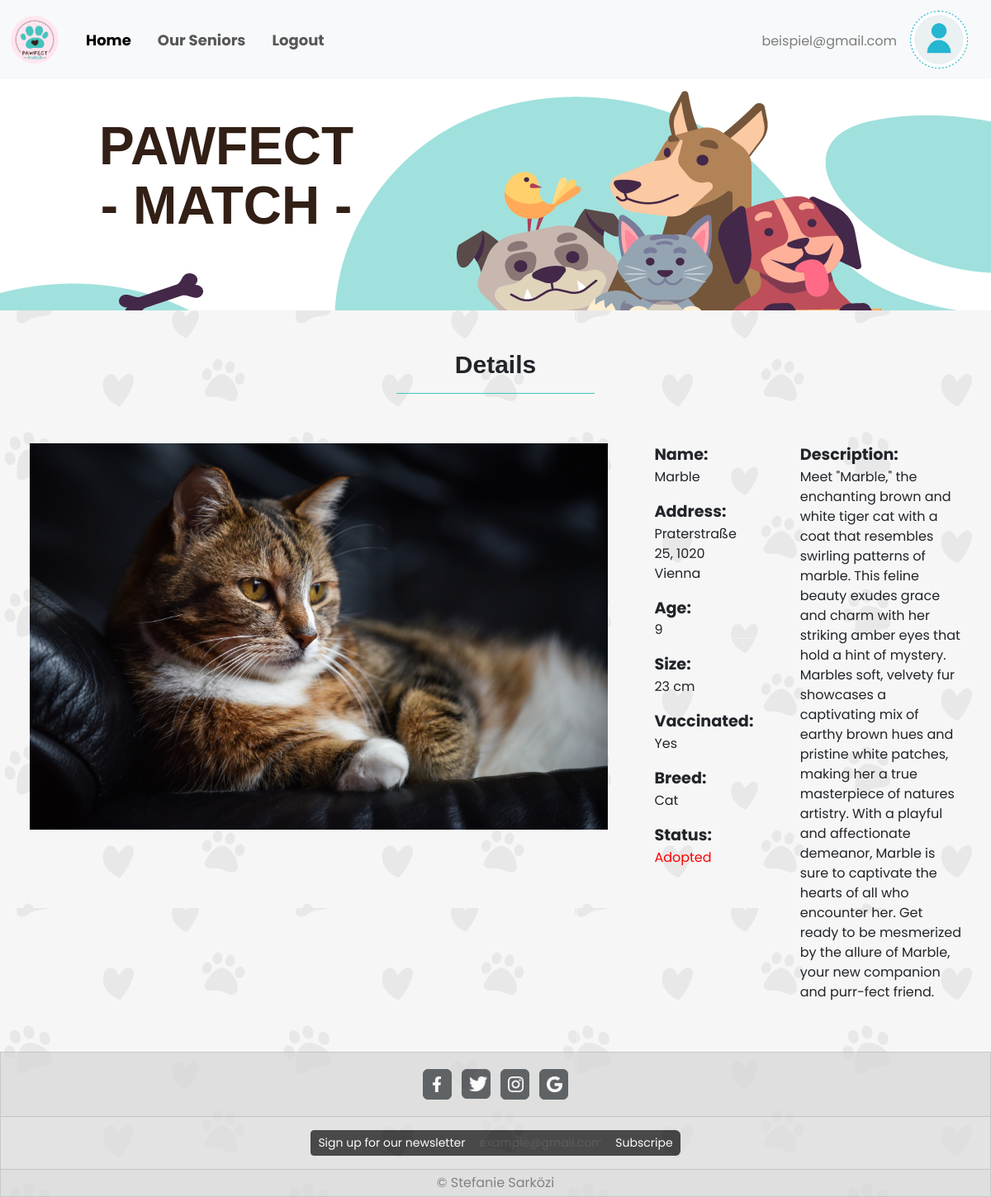
The app's page /php/details.php?x=1 (signed in) with its own data.
### tables this page shows
CREATE TABLE `users` (
  `id` int(11) NOT NULL,
  `first_name` varchar(40) NOT NULL,
  `last_name` varchar(40) NOT NULL,
  `password` varchar(255) NOT NULL,
  `address` varchar(80) NOT NULL,
  `phone` int(15) NOT NULL,
  `email` varchar(50) NOT NULL,
  `picture` varchar(100) DEFAULT NULL,
  `status` varchar(4) NOT NULL DEFAULT 'user'
);

CREATE TABLE `animals` (
  `id` int(11) NOT NULL,
  `name` varchar(30) NOT NULL,
  `picture` varchar(100) DEFAULT NULL,
  `address` varchar(60) NOT NULL,
  `description` varchar(10000) NOT NULL,
  `size` varchar(20) NOT NULL,
  `age` varchar(30) NOT NULL,
  `vaccinated` varchar(3) NOT NULL,
  `breed` varchar(30) NOT NULL,
  `status` tinyint(1) NOT NULL
);

### php/details.php (the view, shortened to what this page needs)
<?php
    require_once "db_connect.php";
    if(isset($_SESSION["user"]) && !isset($_SESSION["adm"])){
        $sqlUser = "SELECT * FROM users WHERE id = {$_SESSION["user"]}";
        $resultUser = mysqli_query($connect, $sqlUser);
        $rowUser = mysqli_fetch_assoc($resultUser);
    }elseif(!isset($_SESSION["user"]) && isset($_SESSION["adm"])) {
        $sqlUser = "SELECT * FROM users WHERE id = {$_SESSION["adm"]}";
        $resultUser = mysqli_query($connect, $sqlUser);
        $rowUser = mysqli_fetch_assoc($resultUser);
    }
    $id = $_GET["x"];
    $sql = "SELECT * FROM animals WHERE id = $id";
    $result = mysqli_query($connect, $sql);
    $row = mysqli_fetch_assoc($result);
    $status = $row["status"];
    if($status > 0){
        $message = "Available";
        $colorClass = "green-text";
    }else {
        $message = "Adopted";
        $colorClass = "red-text";
    }
?>
<!DOCTYPE html>
<html lang="en">
<head>
    <link href="https://cdn.jsdelivr.net/npm/bootstrap@5.3.0/dist/css/bootstrap.min.css" rel="stylesheet">
</head>
<body>
<nav class="navbar navbar-expand-lg bg-body-tertiary" >
        <div class="container-fluid">
            <a class="navbar-brand" href="home.php">
                <img src="../images/logo.png" alt="logo" style="width: 5vw;">
            </a>
            <ul class="navbar-nav me-auto mb-2 mb-lg-0 navText" >
                <li class="nav-item ms-2 me-3">
                    <a class="nav-link active" aria-current="page" href="home.php">Home</a>
                </li>
                <li class="nav-item  me-3">
                    <a class="nav-link" href="senior.php">Our Seniors</a>
                </li>
                <li class="nav-item">
                    <a class="nav-link" href="logout.php?logout">Logout</a >
                </li>
            </ul>
            <a class="navbar-brand" href="update.php?id=<?=$rowUser["id"]?>">
              <span class="text-black-50 fs-6"><?= $rowUser["email"] ?></span>
            </a>
            <a class="navbar-brand" href="update.php?id=<?=$rowUser["id"]?>">
                <img src="../images/<?= $rowUser["picture"] ?>" class="object-fit-contain" alt="user pic" width="70" height="70">
            </a>
        </div>
    </nav>
    <div class="headerImage mb-5">
        <p id="hero">PAWFECT <br> - MATCH -</p>
    </div>
    <div class="text-center" >
        <h1 id="welcome">Details</h1>
        <hr class="MLLine" style="width:20vw;">
    </div>
    <div class="d-flex flex-row justify-content-center align-items-start">
        <div><img src="../images/<?= $row["picture"] ?>" width="700vw"></div>
        <div class="w-50">
            <div class="mb-3"><b id="txSize">Name:</b> <br> <?= $row["name"] ?></div>
            <div class="mb-3"><b id="txSize">Address:</b> <br><?= $row["address"]?></div>
            <div class="mb-3"><b id="txSize">Age:</b> <br><?= $row["age"]?></div>
            <div class="mb-3"><b id="txSize">Size:</b> <br><?= $row["size"]?> cm</div>
            <div class="mb-3"><b id="txSize">Vaccinated:</b> <br><?= $row["vaccinated"] ?></div>
            <div class="mb-3"><b id="txSize">Breed:</b> <br><?= $row["breed"] ?></div>
            <div >
                <b id="txSize">Status:</b>
                <span class="<?php echo $colorClass; ?>"> <?php echo $message; ?> </span>
            </div>
        </div>
        <div class="w-100"> <b id="txSize">Description:</b> <br>  <?= $row["description"] ?></div>
    </div>
    <footer>
        <div class="card text-center" id="foBg">
            <div class="card-header p-3">
                <a class="btn btn-dark p-1 m-1" style="width: 3%;" href="#" role="button"><img src="../images/Facebook.png" width="40%" class="m-1"></a>
                <a class="btn btn-dark p-1 m-1" style="width: 3%;" href="#" role="button"><img src="../images/twitter.png" width="90%" class="m-1"></a>
                <a class="btn btn-dark p-1 m-1" style="width: 3%;" href="#" role="button"><img src="../images/instagram.png" width="75%"  class="m-1"></a>
                <a class="btn btn-dark p-1 m-1" style="width: 3%;" href="#" role="button"><img src="../images/google.png" width="75%"  class="m-1"></a>
            </div>
            <span class="card-body input-group input-group-sm  mx-auto p-3" style="width: 40%;" >
                <span class="input-group-text bg-black border-black text-white">Sign up for our newsletter</span>
                <input type="text" name="email" autocomplete="email" class="form-control bg-black border-black" placeholder="example@gmail.com">
                <button class=" btn rounded-end bg-black text-white" type="button" id="button-addon1"> Subscripe</button>
            </span>
            <div class="card-footer text-body-secondary p-1">
                &copy; Stefanie Sarközi
            </div>
        </div>
    </footer>
</body>
</html>

### css/details.css (style rules this page uses)
.d-flex { gap: 5%; margin-top: 5%; margin-bottom: 5%; margin-left: 3%; margin-right: 3%; }
.red-text { color: red; }
#txSize { font-size: larger; }

### css/home.css (style rules this page uses)
* { font-family: 'Poppins', sans-serif; }
body { min-height: 100vh; background-image:url(../images/bg.png); background-size:auto; }
.navbar { font-size: 1.5vw; }
.navText { font-weight: 700; font-style: normal; }
.headerImage { background-image: url("../images/heroZeichenfläche\ 1.png"); width: 100%; height: 35vh; background-size: auto; background-repeat: no-repeat; position: relative; display: flex; }
#hero { font-family: "marvin-round", sans-serif; font-weight: 600; font-style: normal; color: #321f15; font-size: 400%; position: relative; left: 10%; top: 16%; text-align: center; line-height: 4.5rem; }
#welcome { font-family: "marvin-round", sans-serif; font-weight: 600; font-style: normal; font-size: 2.5vw; }
#foBg { background-color: gainsboro; opacity: 70%; border-radius: 0%; width: 100%; }
.MLLine { margin-left: 40%; color: #44c4bd; opacity: 100%; }

### records on screen
users: email "beispiel@gmail.com", picture (placeholder picture)
animals: picture (picture), name "Marble", address "Praterstraße 25, 1020 Vienna", age "9", size "23", vaccinated "Yes", breed "Cat", status "Adopted", description "Meet \"Marble,\" the enchanting brown and white tiger cat with a coat that resembles swirling patterns of marble. This feline beauty exudes grace and charm with her striking amber eyes that hold a hint of mystery. Marbles soft, velvety fur showcases a captivating mix of earthy brown hues and pristine white patches, making her a true masterpiece of natures artistry. With a playful and affectionate demeanor, Marble is sure to captivate the hearts of all who encounter her. Get ready to be mesmerized by the allure of Marble, your new companion and purr-fect friend."
